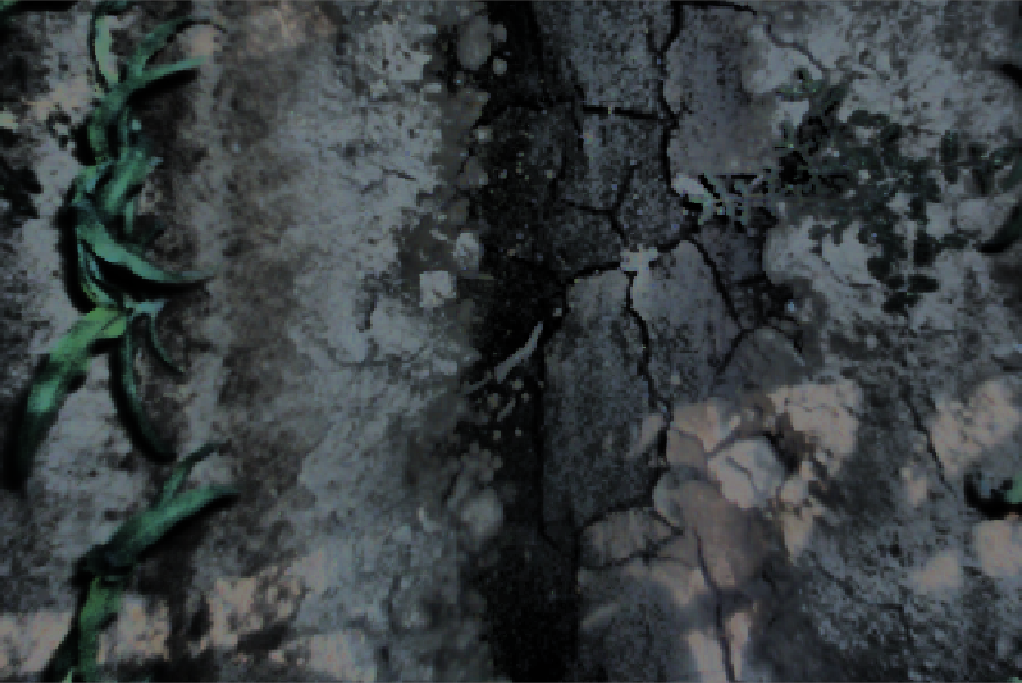
%> input picture EE100/project/Images/20141125T061716.838366.png, 1022 x 683 px; its folder holds only this picture in this run
$ octave Task1.m   (GNU Octave 9; MATLAB toolbox functions it lacks are replaced by stand-ins)
%> lines starting %> are read from the running program, lines starting %| are printed output that depends on the picture
clear; close all; clc % clear workspace at the beginning

dataPath = 'Images/'; % a string for the path to folder where image are placed

imagesList = dir([dataPath '*.png']); % Get a list of all PNG files in the path

imgNo = 1;    % Let0s process first image in the directory, as an example

im_raw = imread([dataPath imagesList(imgNo).name]); % Load first file as MATLAB array
%> im_raw is the input picture: size 683x1022x3 uint8; mean R, G, B 55.9, 62, 64.1

im_process = im2double(im_raw); % A rescaling function from Image Processing toolbox

% We can process other files in a similar way

noImg = length(imagesList); % Number of files in folder

row = 683 ;
column = 1022 ;
binary_img = ones(row, column) ;

for indx = 1:noImg

    im_raw = imread([dataPath imagesList(indx).name]);

    % Task 1.1
    raw_HSV = rgb2hsv(im_raw);
%> raw_HSV: size 683x1022x3 double; mean H, S, V 0.512, 0.152, 0.256

    raw_HSV(:,:,3) = histeq(raw_HSV(:,:,3));
%> raw_HSV: size 683x1022x3 double; mean H, S, V 0.512, 0.152, 0.496

    raw_histed_RGB = hsv2rgb(raw_HSV);
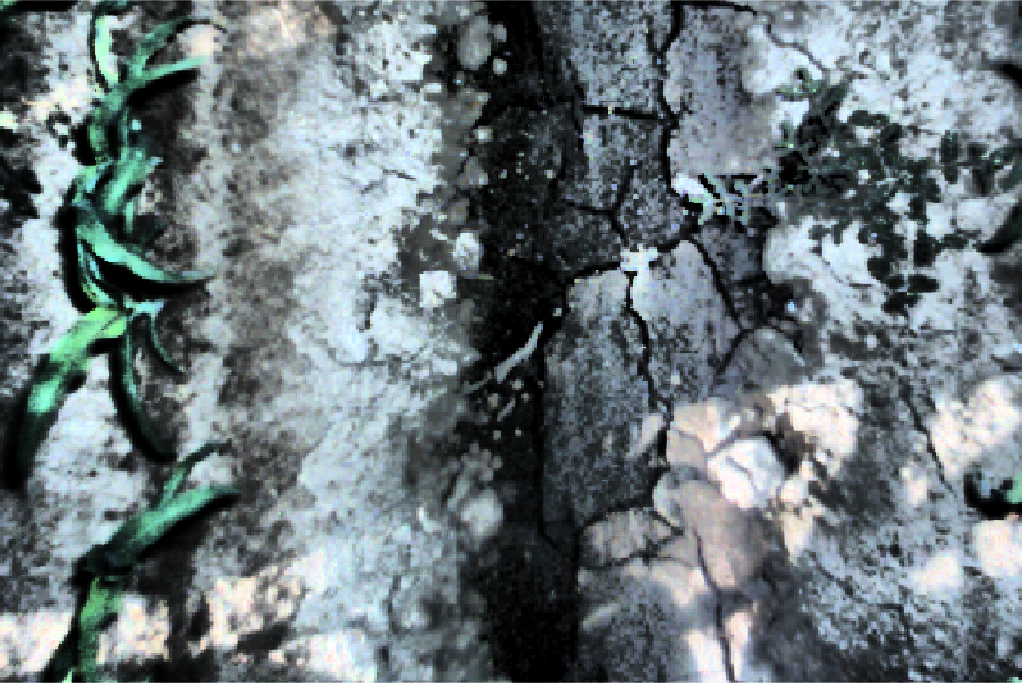
%> raw_histed_RGB: size 683x1022x3 double; mean R, G, B 0.426, 0.472, 0.488

    im_processed = im2double(raw_histed_RGB);

    im_processed2 = flipud(im_processed);
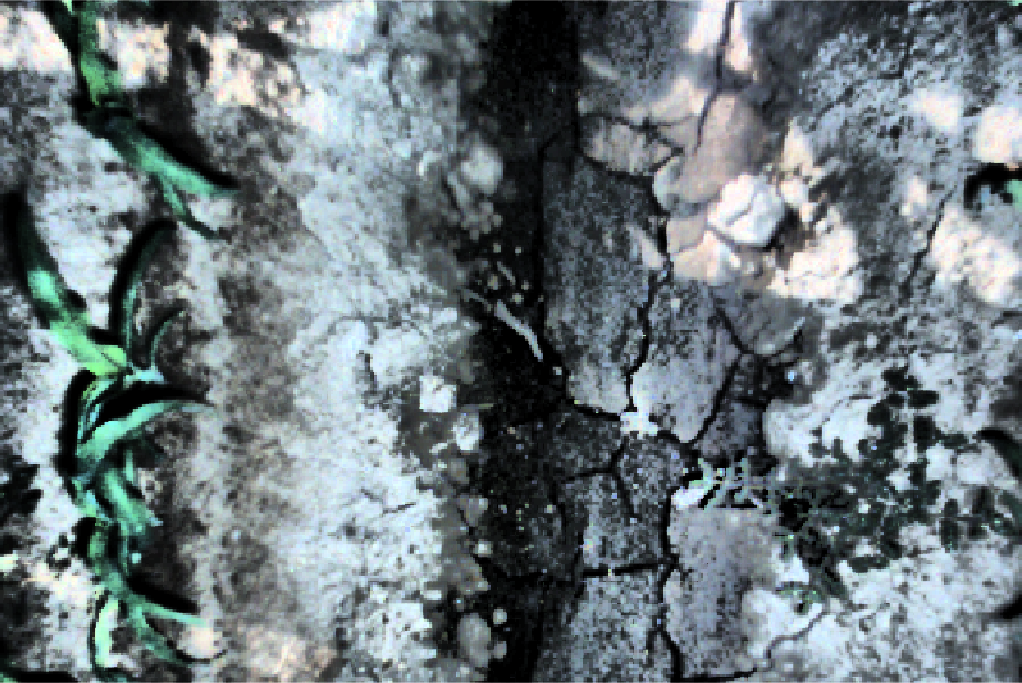
%> im_processed2: size 683x1022x3 double; mean R, G, B 0.426, 0.472, 0.488; mean of the top-left, top-right, bottom-left and bottom-right quarters 0.478, 0.453, 0.493, 0.424

    % Subplots
    subplot(1,2,1); imagesc(im_raw);

    title(sprintf('Original Image %i',indx)); axis image

    subplot(1,2,2); imagesc(im_processed2);

    title('Result'); axis image

    pause(0.1); % pause for 1 sec before showing next results
end

$ run again, on EE100/project/Images/20141125T061717.371751.png
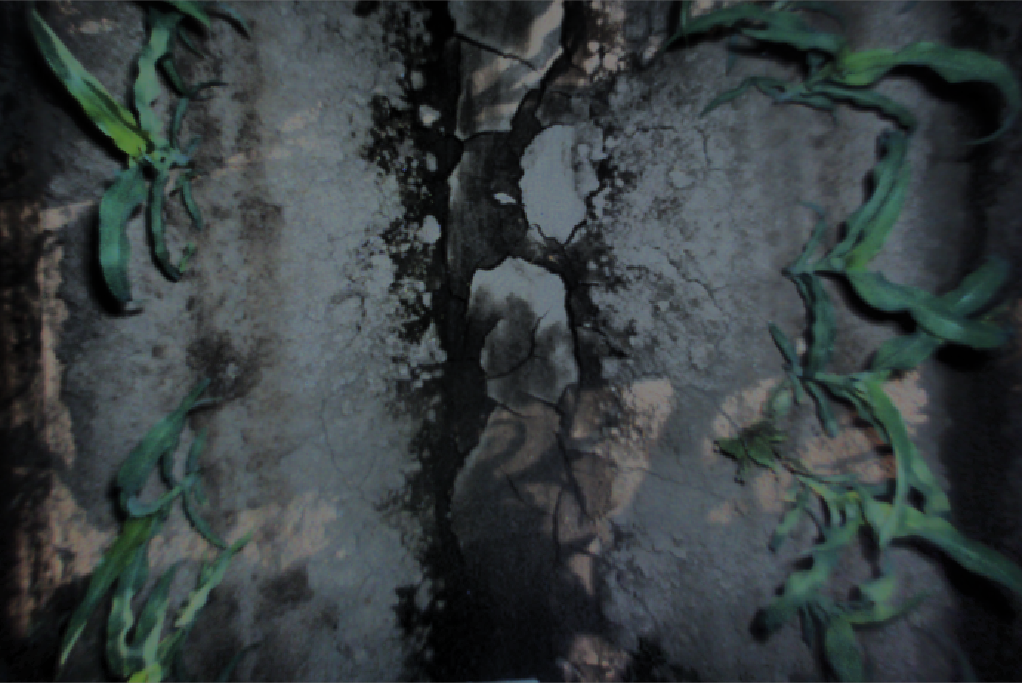
%> input picture EE100/project/Images/20141125T061717.371751.png, 1022 x 683 px
%> im_raw is the input picture: size 683x1022x3 uint8; mean R, G, B 54.1, 61.5, 62.9
%> `raw_histed_RGB = hsv2rgb(raw_HSV);`:
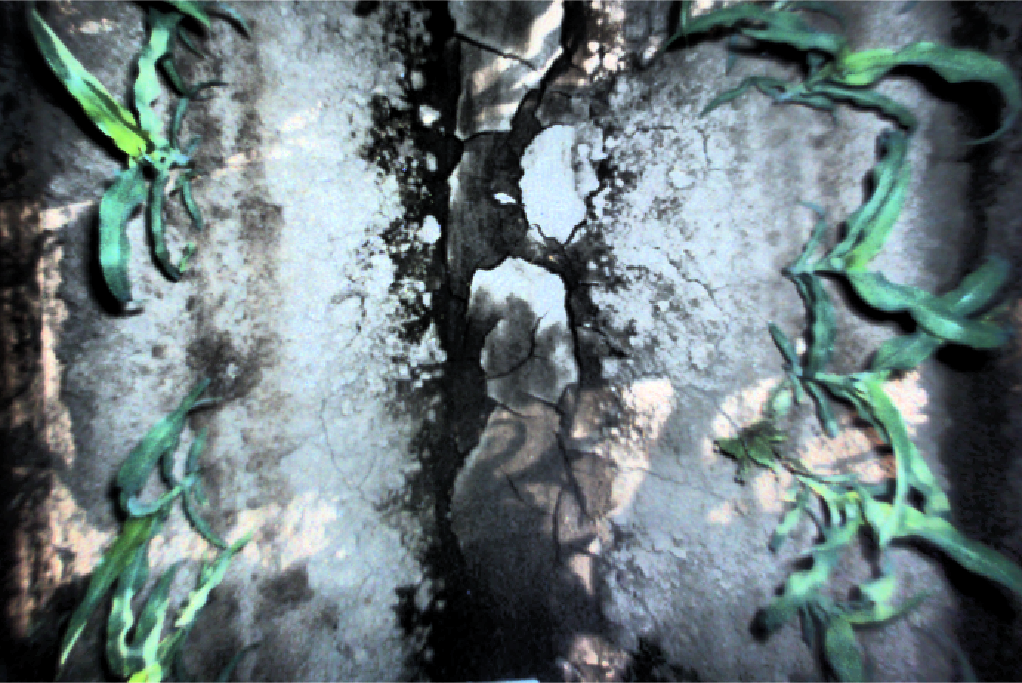
%> raw_histed_RGB: size 683x1022x3 double; mean R, G, B 0.414, 0.471, 0.481
%> `im_processed2 = flipud(im_processed);`:
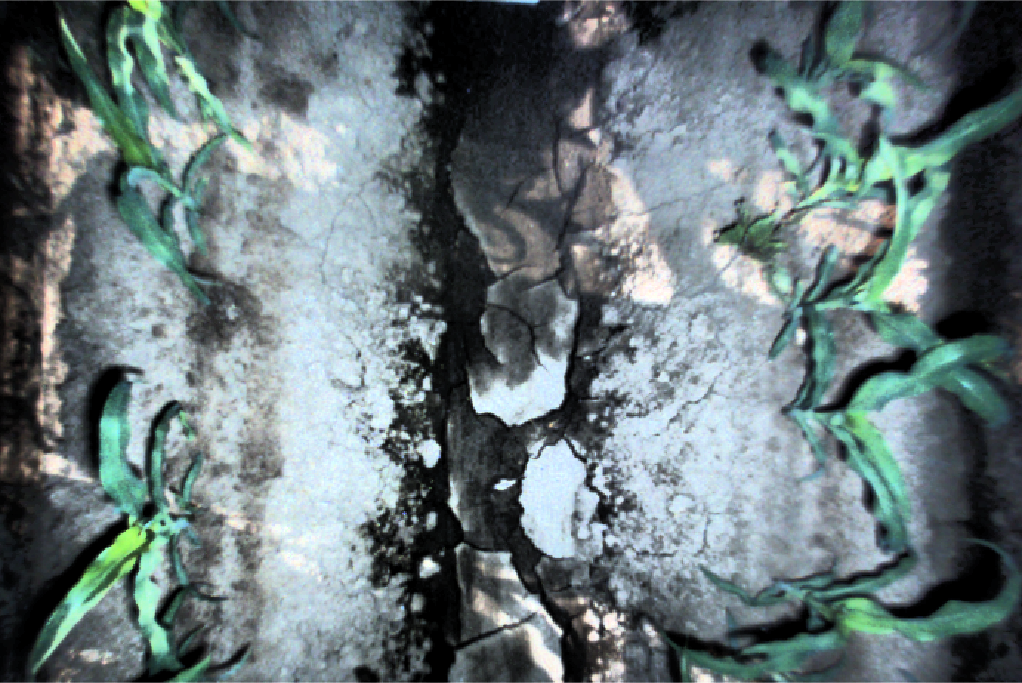
%> im_processed2: size 683x1022x3 double; mean R, G, B 0.414, 0.471, 0.481; mean of the top-left, top-right, bottom-left and bottom-right quarters 0.434, 0.431, 0.471, 0.485

$ run again, on EE100/project/Images/20141125T061717.638380.png
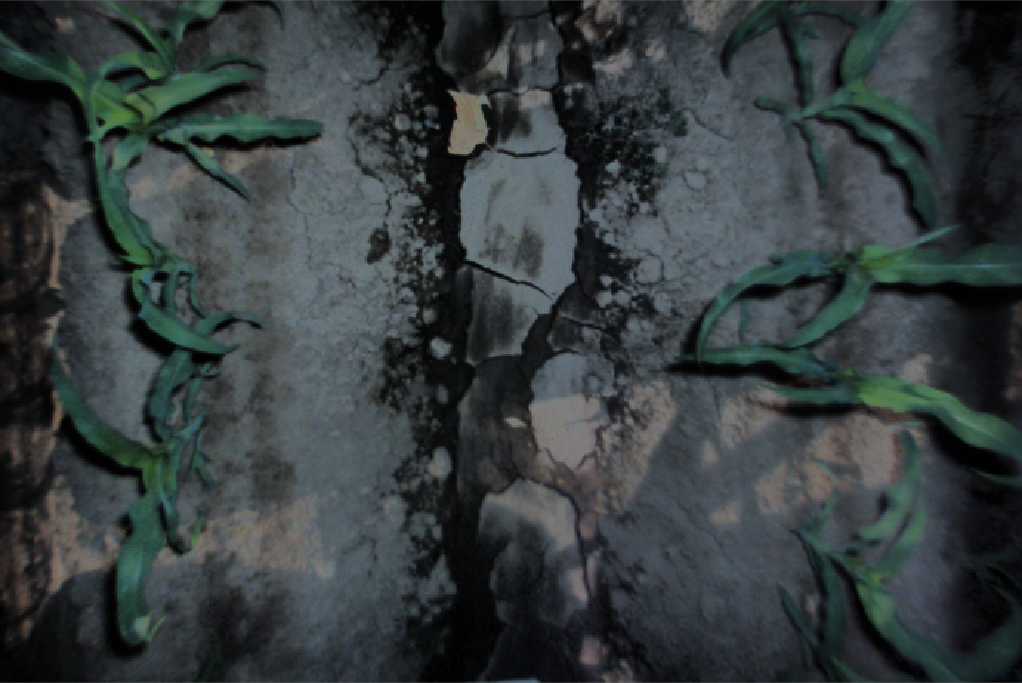
%> input picture EE100/project/Images/20141125T061717.638380.png, 1022 x 683 px
%> im_raw is the input picture: size 683x1022x3 uint8; mean R, G, B 53.9, 61.3, 62.6
%> `raw_histed_RGB = hsv2rgb(raw_HSV);`:
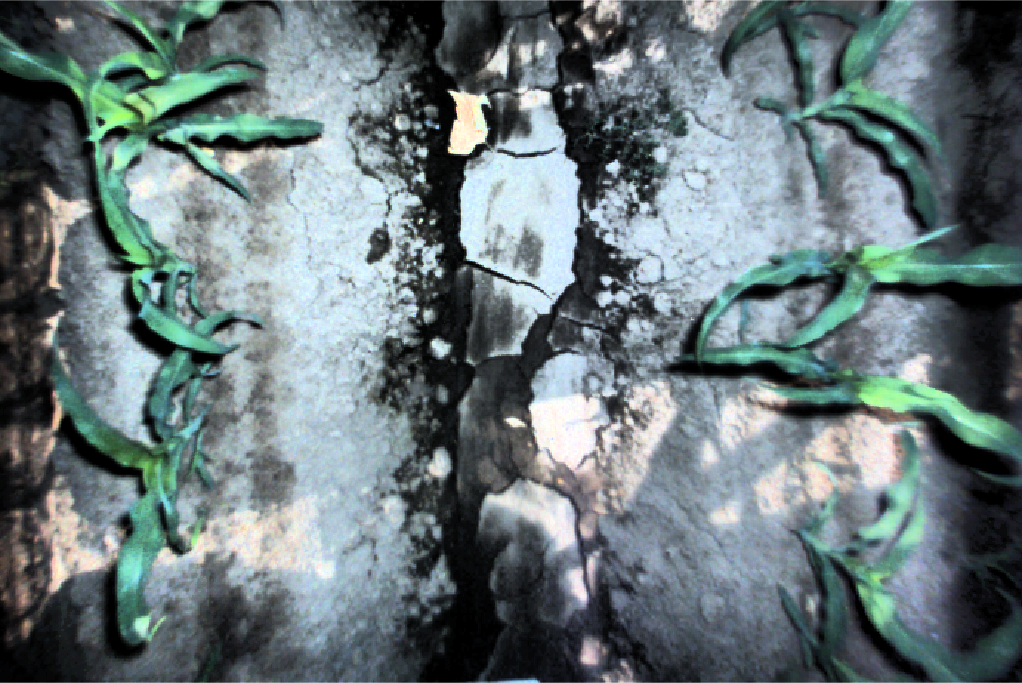
%> raw_histed_RGB: size 683x1022x3 double; mean R, G, B 0.414, 0.471, 0.48
%> `im_processed2 = flipud(im_processed);`:
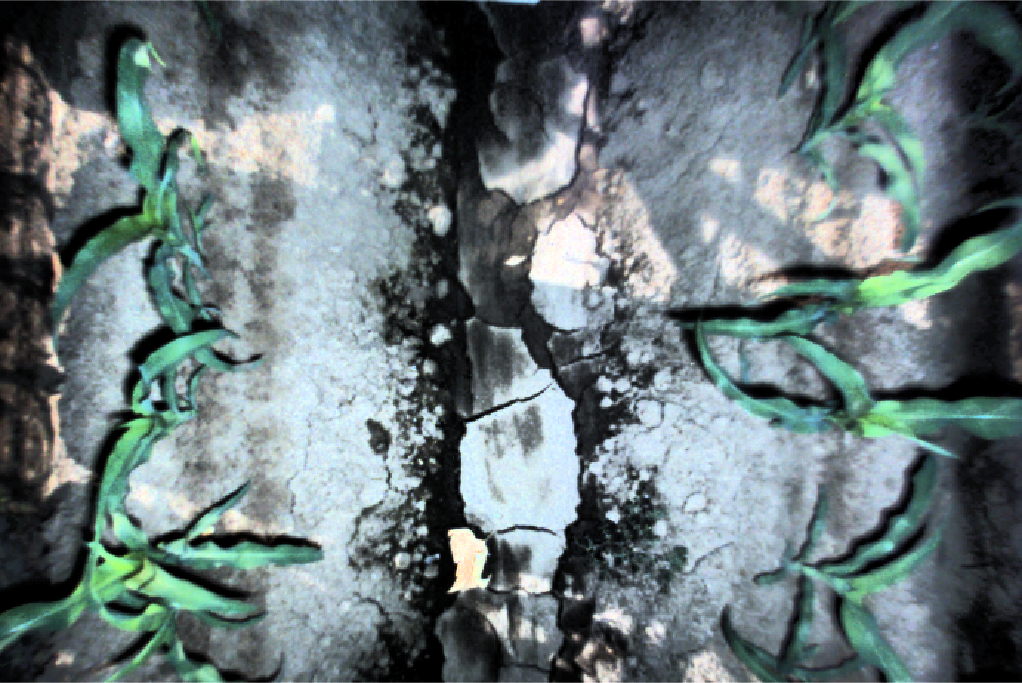
%> im_processed2: size 683x1022x3 double; mean R, G, B 0.414, 0.471, 0.48; mean of the top-left, top-right, bottom-left and bottom-right quarters 0.423, 0.447, 0.48, 0.469
